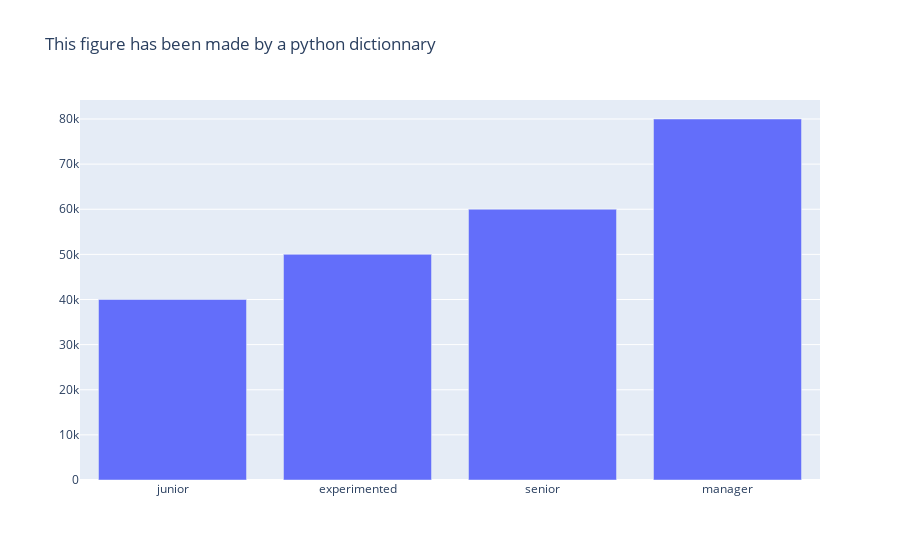
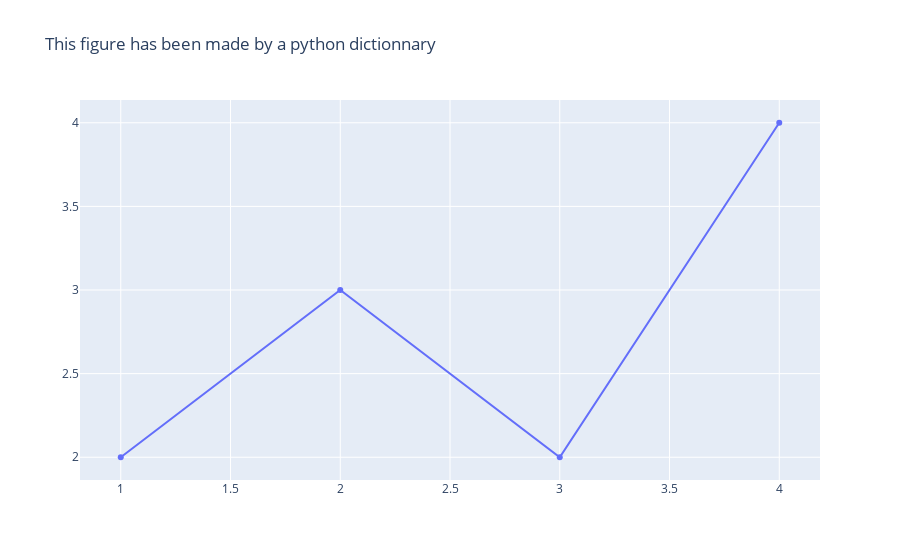
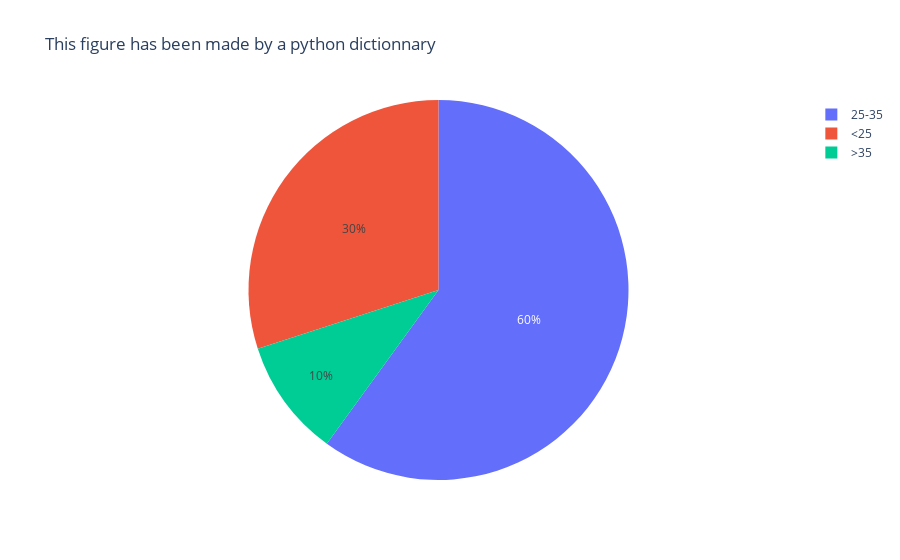

Notebook cell for these charts, in order:
### Markdown cell above
### Python Dictionnaries 

Python dictionnaries are the easiest method to plot graphs.

### Code cell
from plotly.offline import download_plotlyjs, init_notebook_mode, iplot
init_notebook_mode(connected=True)
import plotly.io as pio
import plotly

# Create dictionnary
fig = {
    'data': [{
        "type": "bar",
        "x": ["junior", "experimented", "senior", "manager"],
        "y": [40000, 50000, 60000, 80000]
    }],

    "layout": {
        "title": {
            "text": "This figure has been made by a python dictionnary"
        }
    }
}

# Show figure
pio.show(fig)

# Create dictionnary
fig = {
    'data': [{
        "type": "scatter",
        "x": [1, 2, 3, 4],
        "y": [2, 3, 2, 4]
    }],

    "layout": {
        "title": {
            "text": "This figure has been made by a python dictionnary"
        }
    }
}

# Show figure
pio.show(fig)

# Create dictionnary
fig = {
    'data': [{
        "type": "pie",
        "labels": ["<25", "25-35",">35"],
        "values": [.3,.6,.1]
    }],

    "layout": {
        "title": {
            "text": "This figure has been made by a python dictionnary"
        }
    }
}

# Show figure
pio.show(fig)

### Figure 1 — Plotly figure (JSON) as saved in the notebook; plotly's stock layout.template omitted (floating-point values rounded to 4 significant figures)
{"data": [{"type": "bar", "x": ["junior", "experimented", "senior", "manager"], "y": [40000, 50000, 60000, 80000]}], "layout": {"autosize": true, "title": {"text": "This figure has been made by a python dictionnary"}, "xaxis": {"autorange": true, "range": [-0.5, 3.5], "type": "category"}, "yaxis": {"autorange": true, "range": [0, 84210.0], "type": "linear"}}}

### Figure 2 — Plotly figure (JSON) as saved in the notebook; plotly's stock layout.template omitted (floating-point values rounded to 4 significant figures)
{"data": [{"type": "scatter", "x": [1, 2, 3, 4], "y": [2, 3, 2, 4]}], "layout": {"autosize": true, "title": {"text": "This figure has been made by a python dictionnary"}, "xaxis": {"autorange": true, "range": [0.8143, 4.186], "type": "linear"}, "yaxis": {"autorange": true, "range": [1.854, 4.146], "type": "linear"}}}

### Figure 3 — Plotly figure (JSON) as saved in the notebook; plotly's stock layout.template omitted (floating-point values rounded to 4 significant figures)
{"data": [{"labels": ["<25", "25-35", ">35"], "type": "pie", "values": [0.3, 0.6, 0.1]}], "layout": {"autosize": true, "title": {"text": "This figure has been made by a python dictionnary"}}}
